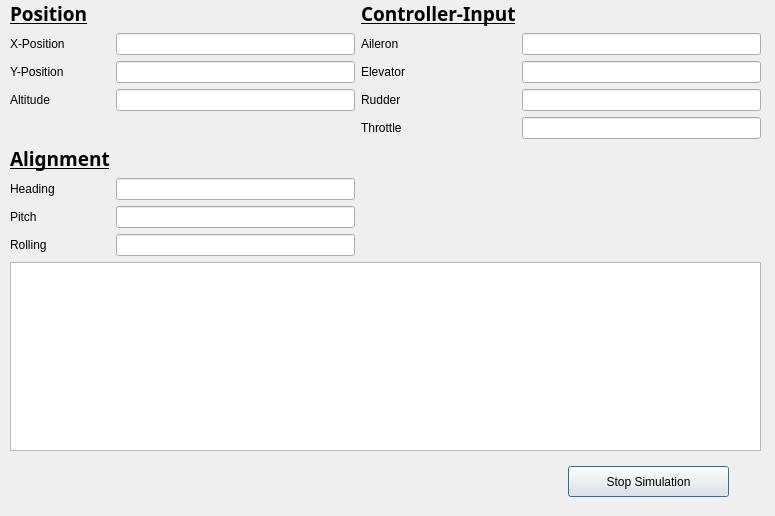
<?xml version="1.0" encoding="UTF-8"?>
<ui version="4.0">
 <class>TerminalWindow</class>
 <widget class="QDialog" name="TerminalWindow">
  <property name="geometry">
   <rect>
    <x>0</x>
    <y>0</y>
    <width>775</width>
    <height>516</height>
   </rect>
  </property>
  <property name="windowTitle">
   <string>Dialog</string>
  </property>
  <widget class="QWidget" name="gridLayoutWidget">
   <property name="geometry">
    <rect>
     <x>10</x>
     <y>0</y>
     <width>751</width>
     <height>451</height>
    </rect>
   </property>
   <layout class="QGridLayout" name="gridLayout">
    <item row="3" column="2">
     <widget class="QLabel" name="aileron_control_input_label">
      <property name="text">
       <string>Aileron</string>
      </property>
     </widget>
    </item>
    <item row="6" column="3">
     <widget class="QLineEdit" name="rudder_control_input_lineEdit"/>
    </item>
    <item row="11" column="0">
     <widget class="QLabel" name="alignment_label">
      <property name="font">
       <font>
        <family>Tlwg Typewriter</family>
        <pointsize>14</pointsize>
        <weight>75</weight>
        <bold>true</bold>
        <underline>true</underline>
       </font>
      </property>
      <property name="text">
       <string>Alignment</string>
      </property>
     </widget>
    </item>
    <item row="12" column="0">
     <widget class="QLabel" name="heading_alignment_label">
      <property name="text">
       <string>Heading</string>
      </property>
     </widget>
    </item>
    <item row="2" column="0">
     <widget class="QLabel" name="position_label">
      <property name="font">
       <font>
        <family>Tlwg Typewriter</family>
        <pointsize>14</pointsize>
        <weight>75</weight>
        <bold>true</bold>
        <underline>true</underline>
       </font>
      </property>
      <property name="text">
       <string>Position</string>
      </property>
     </widget>
    </item>
    <item row="12" column="1">
     <widget class="QLineEdit" name="heading_alignment_lineEdit"/>
    </item>
    <item row="13" column="0">
     <widget class="QLabel" name="pitch_alignment_label">
      <property name="text">
       <string>Pitch</string>
      </property>
     </widget>
    </item>
    <item row="13" column="1">
     <widget class="QLineEdit" name="pitch_alignment_lineEdit"/>
    </item>
    <item row="14" column="0">
     <widget class="QLabel" name="roll_alignment_label">
      <property name="text">
       <string>Rolling</string>
      </property>
     </widget>
    </item>
    <item row="14" column="1">
     <widget class="QLineEdit" name="roll_alignment_lineEdit"/>
    </item>
    <item row="2" column="2">
     <widget class="QLabel" name="control_input_label">
      <property name="font">
       <font>
        <family>Tlwg Typewriter</family>
        <pointsize>14</pointsize>
        <weight>75</weight>
        <bold>true</bold>
        <underline>true</underline>
       </font>
      </property>
      <property name="text">
       <string>Controller-Input</string>
      </property>
     </widget>
    </item>
    <item row="3" column="1">
     <widget class="QLineEdit" name="x_position_lineEdit"/>
    </item>
    <item row="4" column="0">
     <widget class="QLabel" name="y_position_label">
      <property name="text">
       <string>Y-Position</string>
      </property>
     </widget>
    </item>
    <item row="7" column="3">
     <widget class="QLineEdit" name="throttle_control_input_lineEdit"/>
    </item>
    <item row="4" column="3">
     <widget class="QLineEdit" name="elevator_control_input_lineEdit"/>
    </item>
    <item row="6" column="1">
     <widget class="QLineEdit" name="alititude_position_lineEdit"/>
    </item>
    <item row="6" column="0">
     <widget class="QLabel" name="altitude_position_label">
      <property name="text">
       <string>Altitude</string>
      </property>
     </widget>
    </item>
    <item row="4" column="1">
     <widget class="QLineEdit" name="y_position_lineEdit"/>
    </item>
    <item row="3" column="0">
     <widget class="QLabel" name="x_position_label">
      <property name="text">
       <string>X-Position</string>
      </property>
     </widget>
    </item>
    <item row="3" column="3">
     <widget class="QLineEdit" name="aileron_control_input_lineEdit"/>
    </item>
    <item row="7" column="2">
     <widget class="QLabel" name="throttle_control_input_label">
      <property name="text">
       <string>Throttle</string>
      </property>
     </widget>
    </item>
    <item row="4" column="2">
     <widget class="QLabel" name="elevator_control_input_label">
      <property name="text">
       <string>Elevator</string>
      </property>
     </widget>
    </item>
    <item row="6" column="2">
     <widget class="QLabel" name="rudder_control_input_label">
      <property name="text">
       <string>Rudder</string>
      </property>
     </widget>
    </item>
    <item row="15" column="0" colspan="4">
     <widget class="QTextBrowser" name="DynamicDataDisplayer"/>
    </item>
   </layout>
  </widget>
  <widget class="QPushButton" name="closeButton">
   <property name="geometry">
    <rect>
     <x>568</x>
     <y>466</y>
     <width>161</width>
     <height>31</height>
    </rect>
   </property>
   <property name="text">
    <string>Stop Simulation</string>
   </property>
  </widget>
 </widget>
 <resources/>
 <connections>
  <connection>
   <sender>closeButton</sender>
   <signal>clicked()</signal>
   <receiver>TerminalWindow</receiver>
   <slot>accept()</slot>
   <hints>
    <hint type="sourcelabel">
     <x>309</x>
     <y>483</y>
    </hint>
    <hint type="destinationlabel">
     <x>387</x>
     <y>257</y>
    </hint>
   </hints>
  </connection>
 </connections>
</ui>
